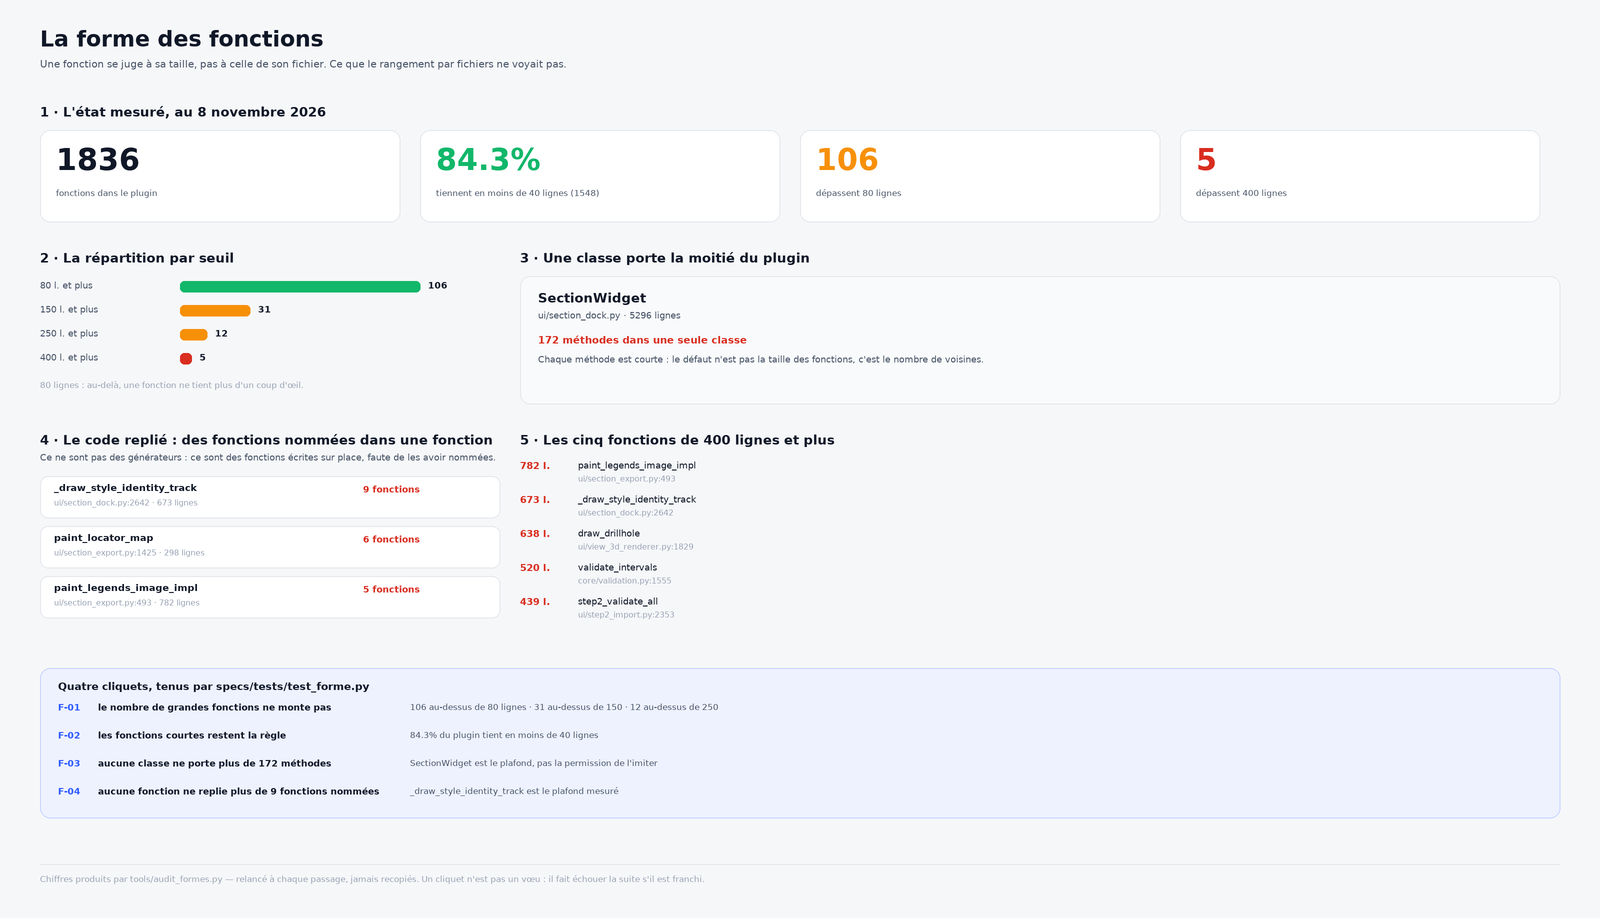

This chart was generated by the following Python code:
"""Planche 34 — la forme des fonctions : la moitié qu'on ne voyait pas.

    python3 maquettes/34_formes.py

Le rangement par fichiers ne dit que la moitié de l'histoire : un fichier de
2 000 lignes fait de vingt fonctions de 100 lignes se lit ; un fichier de
600 lignes contenant une fonction de 500 lignes ne se lit pas. Cette planche
montre la seconde moitié.

Rien n'est dessiné à la main : les chiffres viennent de
`specs/data/formes.json`, produit par `tools/audit_formes.py`.
"""
from __future__ import annotations

import json
import os

from PIL import Image, ImageDraw, ImageFont

OUT = os.path.dirname(os.path.abspath(__file__))
DONNEES = os.path.join(OUT, "..", "specs", "data")
THEME = json.load(open(os.path.join(DONNEES, "theme.json"), encoding="utf-8"))
FORMES = json.load(open(os.path.join(DONNEES, "formes.json"), encoding="utf-8"))
T = THEME["clair"]
S = 2
W, H = 1600, 918
POL = {False: "/usr/share/fonts/truetype/dejavu/DejaVuSans.ttf",
       True: "/usr/share/fonts/truetype/dejavu/DejaVuSans-Bold.ttf"}


def f(t, g=False):
    return ImageFont.truetype(POL[g], int(t * S))


img = Image.new("RGB", (W * S, H * S), T["bg"])
d = ImageDraw.Draw(img)


def txt(x, y, t, sz=10, col=None, g=False, a=None):
    d.text((x * S, y * S), t, font=f(sz, g), fill=col or T["ink"], anchor=a)


def rect(x, y, w, h, fill=None, stroke=None, r=8, ep=1):
    d.rounded_rectangle([x * S, y * S, (x + w) * S, (y + h) * S],
                        radius=int(r * S), fill=fill, outline=stroke,
                        width=max(1, int(ep * S)))


def ligne(x1, y1, x2, y2, col=None, ep=1):
    d.line([x1 * S, y1 * S, x2 * S, y2 * S], fill=col or T["border"],
           width=int(ep * S))


def chiffre(x, y, valeur, legende, col=None, largeur=250):
    rect(x, y, largeur, 92, T["surface"], T["border"], 10)
    txt(x + 16, y + 12, str(valeur), 30, col or T["ink"], True)
    txt(x + 16, y + 58, legende, 8.8, T["ink_2"])


txt(40, 26, "La forme des fonctions", 22, T["ink"], True)
txt(40, 58, "Une fonction se juge à sa taille, pas à celle de son fichier. "
    "Ce que le rangement par fichiers ne voyait pas.", 10.2, T["ink_2"])

# ══ 1 · les quatre chiffres, sur toute la largeur
y = 104
txt(40, y, "1 · L'état mesuré, au 8 novembre 2026", 13, T["ink"], True)
y += 26
chiffre(40, y, FORMES["fonctions"], "fonctions dans le plugin", largeur=360)
chiffre(420, y, f"{FORMES['part_courtes']:.1%}",
        f"tiennent en moins de 40 lignes "
        f"({FORMES['courtes_moins_de_40']})", T["ok"], largeur=360)
chiffre(800, y, FORMES["par_seuil"]["80"], "dépassent 80 lignes",
        T["warn"], largeur=360)
chiffre(1180, y, FORMES["par_seuil"]["400"], "dépassent 400 lignes",
        T["block"], largeur=360)

# ══ 2 · la répartition par seuil (gauche)
y2 = 250
txt(40, y2, "2 · La répartition par seuil", 13, T["ink"], True)
seuils = [("80", "80 l. et plus", T["ok"]),
          ("150", "150 l. et plus", T["warn"]),
          ("250", "250 l. et plus", T["warn"]),
          ("400", "400 l. et plus", T["block"])]
maxi = FORMES["par_seuil"]["80"] or 1
for k, (cle, libelle, col) in enumerate(seuils):
    n = FORMES["par_seuil"][cle]
    yy = y2 + 30 + k * 24
    txt(40, yy, libelle, 9, T["ink_2"])
    largeur = max(4, n / maxi * 240)
    rect(180, yy + 1, largeur, 11, col, None, 4)
    txt(180 + largeur + 8, yy, str(n), 9, T["ink"], True)
txt(40, y2 + 130, "80 lignes : au-delà, une fonction ne tient plus d'un "
    "coup d'œil.", 8.6, T["ink_3"])

# ══ 3 · la classe monolithe (droite)
D = 520
txt(D, y2, "3 · Une classe porte la moitié du plugin", 13, T["ink"], True)
c = FORMES["plus_grosse_classe"]
rect(D, y2 + 26, 1040, 128, T["surface_2"], T["border"], 10)
txt(D + 18, y2 + 40, c["nom"], 13, T["ink"], True)
txt(D + 18, y2 + 60, f"{c['fichier']} · {c['lignes']} lignes", 9, T["ink_2"])
m = FORMES["classe_la_plus_de_methodes"]
txt(D + 18, y2 + 84, f"{m['methodes']} méthodes dans une seule classe", 10.4,
    T["block"], True)
txt(D + 18, y2 + 104, "Chaque méthode est courte : le défaut n'est pas la "
    "taille des fonctions, c'est le nombre de voisines.", 9, T["ink_2"])

# ══ 4 · le code replié (gauche, sous la répartition)
y3 = 432
txt(40, y3, "4 · Le code replié : des fonctions nommées dans une fonction",
    13, T["ink"], True)
txt(40, y3 + 20, "Ce ne sont pas des générateurs : ce sont des fonctions "
    "écrites sur place, faute de les avoir nommées.", 9, T["ink_2"])
yy = y3 + 44
for r in FORMES["fonctions_repliees"][:3]:
    rect(40, yy, 460, 42, T["surface"], T["border"], 8)
    txt(54, yy + 6, r["nom"], 9.6, T["ink"], True)
    txt(54, yy + 22, f"{r['fichier']}:{r['ligne']} · {r['lignes']} lignes",
        8.2, T["ink_3"])
    txt(420, yy + 8, f"{r['fonctions_nommees']} fonctions", 9, T["block"],
        True, "ra")
    yy += 50

# ══ 5 · les grandes fonctions (droite)
txt(D, y3, "5 · Les cinq fonctions de 400 lignes et plus", 13, T["ink"], True)
yy = y3 + 28
for g in FORMES["plus_grandes"][:5]:
    txt(D, yy, f"{g['lignes']} l.", 9.6, T["block"], True)
    txt(D + 58, yy, g["nom"], 9.4, T["ink"])
    txt(D + 58, yy + 14, f"{g['fichier']}:{g['ligne']}", 8, T["ink_3"])
    yy += 34

# ══ 6 · les règles
y4 = H - 250
rect(40, y4, 1520, 150, T["accent_soft"], T["accent_line"], 10)
txt(58, y4 + 12, "Quatre cliquets, tenus par specs/tests/test_forme.py",
    10.6, T["ink"], True)
regles = [
    ("F-01", "le nombre de grandes fonctions ne monte pas",
     "106 au-dessus de 80 lignes · 31 au-dessus de 150 · 12 au-dessus de 250"),
    ("F-02", "les fonctions courtes restent la règle",
     f"{FORMES['part_courtes']:.1%} du plugin tient en moins de 40 lignes"),
    ("F-03", "aucune classe ne porte plus de 172 méthodes",
     "SectionWidget est le plafond, pas la permission de l'imiter"),
    ("F-04", "aucune fonction ne replie plus de 9 fonctions nommées",
     "_draw_style_identity_track est le plafond mesuré"),
]
for k, (num, titre, quoi) in enumerate(regles):
    yyy = y4 + 34 + k * 28
    txt(58, yyy, num, 9, T["accent"], True)
    txt(98, yyy, titre, 9.4, T["ink"], True)
    txt(410, yyy, quoi, 8.8, T["ink_2"])

ligne(40, H - 54, 1560, H - 54)
txt(40, H - 44, "Chiffres produits par tools/audit_formes.py — relancé à "
    "chaque passage, jamais recopiés. Un cliquet n'est pas un vœu : il fait "
    "échouer la suite s'il est franchi.", 8.6, T["ink_3"])

img.resize((W, H), Image.LANCZOS).save(os.path.join(OUT, "34_formes.png"))
print("écrit maquettes/34_formes.png")
